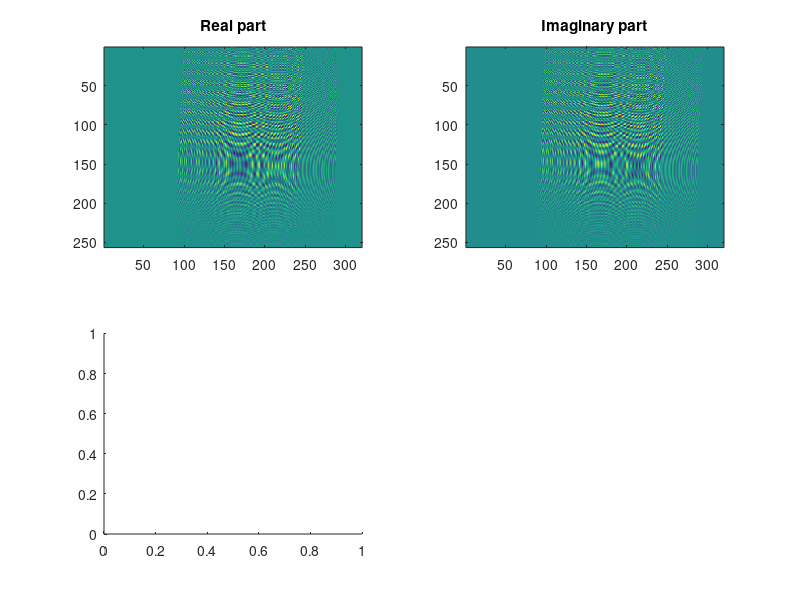

The MATLAB source for this figure: (Note: this script raises an error after producing the figure.)
clear all
close all
clc
%% Parameters
R_eta_c     = 20e3;     % m    slant range of scene center
V_r         = 150;      % m/s
T_r         = 2.5e-6;   % s
K_r         = 20e12;    % Hz/s
f0          = 5.3e9;    % Hz
delta_f_dop = 80;       % Hz
F_r         = 60e6;     % Hz
F_a         = 100;      % Hz
N_az        = 256;
N_rg        = 320;
theta_r_c   = 0;      % deg , beam squint angle
eta_c       = -8.1;     % s , beam center crossing time
f_eta_c        = 320;      % Hz , doppler centroid freq, fixed at 2V_rsin(theta_r_c)/lambda for all ranges
% theta_r_c = 21.9; eta_c = -49.7; f_nc = 1975;
c      = 3e8;
lambda = c/f0;
theta_r_c  = deg2rad(theta_r_c);

%% Scene definition
scene_delta_R = c/(2*F_r);
n_rg = 1:N_rg;
range_centered = (n_rg-1-N_rg/2)*scene_delta_R + R_eta_c;
tau_centered = 2*range_centered/c;

n_az = 1:N_az;
eta_centered = (n_az-1-N_az/2)/F_a + eta_c;
scene_delta_x = V_r/F_a;
x_centered = eta_centered*V_r;

[ETA, TAU] = meshgrid(eta_centered,tau_centered);
echoScene = zeros(size(TAU));
%% Chirp definition (received)
target_rg_idx = [155 155 200];
target_az_idx = [85 105 105];   % A earlier than B and C; tune until the knot is near 175
targets_R   = range_centered(target_rg_idx);
targets_eta = eta_centered(target_az_idx);   % beam-center crossing times

nTargets = length(target_rg_idx);

A0 = 1;

for ii = 1:nTargets
    R_tg = targets_R(ii);
    R0 = R_tg.*cos(theta_r_c);
    eta_tg = targets_eta(ii);
    eta_0 = eta_tg - eta_c;                      % zero-Doppler time of this target

    K_a = 2*V_r^2*cos(theta_r_c)^2/(lambda*R_tg);
    w_a = sinc(0.886.*K_a.*(ETA - eta_tg)./delta_f_dop).^2;

    R_eta = sqrt(R0^2 + V_r^2*(ETA - eta_0).^2);

    w_r_shifted = abs(TAU - 2*R_eta/c) <= T_r/2;

    echo = A0 .* w_r_shifted .* w_a ...
        .* exp(-1j.*4.*pi.*f0.*R_eta./c) ...
        .* exp(1j.*pi.*K_r.*(TAU - 2.*R_eta./c).^2);
    echoScene = echoScene + echo;
end

%% Initial Plots

figure
subplot(2,2,1)
imagesc(real(echoScene)')
view(2)
title("Real part")
subplot(2,2,2)
imagesc(imag(echoScene)')
view(2)
title("Imaginary part")
subplot(2,2,3)
imagesc(20.*log10(abs(echoScene)'./max(abs(echoScene),[],"all")))
view(2)
title("Magnitude")
subplot(2,2,4)
imagesc(angle(echoScene)')
view(2)
title("Phase")

%% Range compression
Beta_coeff = 2.5;
tau_baseband = tau_centered' - 2*R_eta_c/c;
baseband_chirp = exp(1j.*pi.*K_r.*(tau_baseband).^2);
baseband_chirp = baseband_chirp((abs(tau_baseband) <= T_r/2));
nChirp = length(baseband_chirp);
win_kaiser = ifftshift(kaiser(N_rg,Beta_coeff));
MF = conj(fft(baseband_chirp,N_rg)).*win_kaiser;

s_rc = ifft(fft(echoScene,[],1).*MF,[],1);
s_rc = s_rc(1:end-nChirp+1,:);
% s_rc = s_rc(40:40+100-1,:); %to match the book

%% Compression Plots

figure
subplot(1,2,1)
imagesc(real(s_rc)')
view(2)
title("Real part")
subplot(1,2,2)
imagesc(20.*log10(abs(s_rc)'./max(abs(s_rc),[],"all")))
view(2)
title("Magnitude")

%% Theoretical Compression
echoScene_theo = zeros(size(TAU));
for ii = 1:length(target_rg_idx)
    R_tg = targets_R(ii);
    R0 = R_tg.*cos(theta_r_c);
    eta_tg = targets_eta(ii);
    eta_0 = eta_tg - eta_c;                      % zero-Doppler time of this target

    K_a = 2*V_r^2*cos(theta_r_c)^2/(lambda*R_tg);
    w_a = sinc(0.886.*K_a.*(ETA - eta_tg)./delta_f_dop).^2;

    R_eta = sqrt(R0^2 + V_r^2*(ETA - eta_0).^2);

    B_r     = abs(K_r)*T_r;
    gamma_w = 1.18;             % Kaiser, beta = 2.5
    
    p_r = sinc(B_r .* (TAU - 2*R_eta./c) ./ gamma_w);

    echo = A0 .* p_r .* w_a ...
        .* exp(-1j.*4.*pi.*f0.*R_eta./c);
    echoScene_theo = echoScene_theo + echo;
end

s_rc_theo = echoScene_theo;
% s_rc_theo = echoScene_theo(150-36:150-1+100-36, :); % to match book

figure
subplot(1,2,1)
imagesc(real(s_rc_theo)')
view(2)
title("Real part")
subplot(1,2,2)
imagesc(20.*log10(abs(s_rc_theo)'./max(abs(s_rc_theo),[],"all")))
view(2)
title("Magnitude")


%% Azimuth FFT
S1 = fft(s_rc,[],2);
S1_theo = fft(s_rc_theo,[],2);

figure
subplot(2,2,1)
imagesc(real(S1)')
view(2)
title("Real part")
subplot(2,2,2)
imagesc(20.*log10(abs(S1)'./max(abs(S1),[],"all")))
view(2)
title("Magnitude")
subplot(2,2,3)
imagesc(real(S1_theo)')
view(2)
title("Real part")
subplot(2,2,4)
imagesc(20.*log10(abs(S1_theo)'./max(abs(S1_theo),[],"all")))
view(2)
title("Magnitude")

%% RCMC Sinc Interp
f_base = [0:N_az/2-1, -N_az/2:-1]*F_a/N_az; % fft ordering
f_eta = f_eta_c + mod(f_base - f_eta_c + F_a/2, F_a) - F_a/2; % unwrapped around centroid

Nr = size(S1,1);
R0 = (range_centered(1:Nr).'*cos(theta_r_c));          % Nr x 1
delta_R = lambda^2 * R0 .* (f_eta.^2) / (8*V_r^2);          % Nr x N_az
% delta_R = delta_R_centered - lambda^2 * R0 .* f_eta_c^2 / (8*V_r^2);


delta_R_idx = delta_R / scene_delta_R;
S2 = zeros(size(S1));

for jj = 1:N_az
    interp_len = 4;
    n_sam = 1:Nr;
    S1_sam = S1(:,jj);
    n_interp = 1:1/interp_len:Nr;
    [N_INTERP,N_SAM] = ndgrid(n_interp,n_sam);

    S1_interp = sinc(N_INTERP - N_SAM)*S1_sam;

    i = round((n_sam' + delta_R_idx(:,jj) - 1)*interp_len) + 1;
    bad = i < 1 | i > length(n_interp);
    i(bad) = 1;

    S2(:,jj) = S1_interp(i);
    S2(bad,jj) = 0;
end

figure
subplot(1,2,1)
imagesc(real(S2)')
view(2)
title("Real part")
subplot(1,2,2)
imagesc(20.*log10(abs(S2)'./max(abs(S2),[],"all")))
view(2)
title("Magnitude")

%% RCMC Phase multiplier
f_tau = ifftshift(-floor(Nr/2):ceil(Nr/2)-1).' * F_r/Nr;
delta_R_invariant = lambda^2 * R_eta_c * cos(theta_r_c) * f_eta.^2 / (8*V_r^2);
G_rcmc = exp(1j.*4.*pi.*f_tau.*delta_R_invariant./c);

S2_PM = ifft(fft(S1,[],1).*G_rcmc,[],1);
figure
subplot(1,2,1)
imagesc(real(S2_PM)')
view(2)
title("Real part")
subplot(1,2,2)
imagesc(20.*log10(abs(S2_PM)'./max(abs(S2_PM),[],"all")))
view(2)
title("Magnitude")

%% Azimuth Compresison
K_a = 2*V_r^2*cos(theta_r_c)^2./(lambda*range_centered(1:size(S2,1))); % same R0 from last section
H_az = exp(-1j.*pi.*(f_eta.^2)./K_a');
Beta_coeff = 2.5;
x = 2*(f_eta - f_eta_c)/F_a;                                   % -1..1 across the unwrapped band
win_az = besseli(0, Beta_coeff*sqrt(max(1-x.^2,0))) / besseli(0,Beta_coeff);   % 1 x N_az
S3 = S2 .* (H_az .* win_az);

T_a = delta_f_dop*R_eta_c*lambda/(2*V_r^2);
nAzimuth = round(T_a*F_a);
nThrowaway = (nAzimuth-1)/2;

s_ac = ifft(S3,[],2);
s_ac = s_ac(:,1+nThrowaway:end-nThrowaway);

peaks_tf = islocalmax2(abs(s_ac),MaxNumExtrema=3);
[range_coord, azimuth_coord] = meshgrid(1:size(s_ac,1),1:size(s_ac,2));

range_coord = range_coord';
azimuth_coord = azimuth_coord';


%%
figure
imagesc(20.*log10(abs(s_ac)'./max(abs(s_ac),[],"all")))
hold on
plot3(range_coord(peaks_tf),azimuth_coord(peaks_tf),abs(s_ac(peaks_tf)),"red.",MarkerSize=12)
view(2)
title("Magnitude")

%% SRC Option 2
theta_r_c = 21.9; eta_c = -49.7; f_eta_c = 1975;
theta_r_c  = deg2rad(theta_r_c);

%% Scene definition


scene_delta_R = c/(2*F_r);
n_rg = 1:N_rg;
range_centered = (n_rg-1-N_rg/2)*scene_delta_R + R_eta_c;
tau_centered = 2*range_centered/c;

n_az = 1:N_az;
eta_centered = (n_az-1-N_az/2)/F_a + eta_c;
scene_delta_x = V_r/F_a;
x_centered = eta_centered*V_r;

[ETA, TAU] = meshgrid(eta_centered,tau_centered);
echoScene = zeros(size(TAU));
%% Chirp definition (received)
target_rg_idx = [155 155 175];
target_az_idx = [85 115 115];   % A earlier than B and C; tune until the knot is near 175
targets_R   = range_centered(target_rg_idx);
targets_eta = eta_centered(target_az_idx);   % beam-center crossing times

nTargets = length(target_rg_idx);

A0 = 1;

for ii = 1:nTargets
    R_tg = targets_R(ii);
    R0 = R_tg.*cos(theta_r_c);
    eta_tg = targets_eta(ii);
    eta_0 = eta_tg - eta_c;                      % zero-Doppler time of this target

    K_a = 2*V_r^2*cos(theta_r_c)^2/(lambda*R_tg);
    w_a = sinc(0.886.*K_a.*(ETA - eta_tg)./delta_f_dop).^2;

    R_eta = sqrt(R0^2 + V_r^2*(ETA - eta_0).^2);

    w_r_shifted = abs(TAU - 2*R_eta/c) <= T_r/2;

    echo = A0 .* w_r_shifted .* w_a ...
        .* exp(-1j.*4.*pi.*f0.*R_eta./c) ...
        .* exp(1j.*pi.*K_r.*(TAU - 2.*R_eta./c).^2);
    echoScene = echoScene + echo;
end

%% Initial Plots

figure
subplot(2,2,1)
imagesc(real(echoScene)')
view(2)
title("Real part")
subplot(2,2,2)
imagesc(imag(echoScene)')
view(2)
title("Imaginary part")
subplot(2,2,3)
imagesc(20.*log10(abs(echoScene)'./max(abs(echoScene),[],"all")))
view(2)
title("Magnitude")
subplot(2,2,4)
imagesc(angle(echoScene)')
view(2)
title("Phase")

%% Range Compression

Beta_coeff = 2.5;
tau_baseband = tau_centered' - 2*R_eta_c/c;
baseband_chirp = exp(1j.*pi.*K_r.*(tau_baseband).^2);
baseband_chirp = baseband_chirp((abs(tau_baseband) <= T_r/2));

nChirp = length(baseband_chirp);
win_kaiser = ifftshift(kaiser(N_rg,Beta_coeff));

MF = conj(fft(baseband_chirp,N_rg)).*win_kaiser;

s_rc = ifft(fft(echoScene,[],1).*MF,[],1);
s_rc = s_rc(1:end-nChirp+1,:);
% s_rc = s_rc(40:40+100-1,:); %to match the book

%% Compression Plots

figure
subplot(1,2,1)
imagesc(real(s_rc)')
view(2)
title("Real part")
subplot(1,2,2)
imagesc(20.*log10(abs(s_rc)'./max(abs(s_rc),[],"all")))
view(2)
title("Magnitude")

%% Azimuth FFT
S1_pre_src = fft(s_rc,[],2);

f_base = [0:N_az/2-1, -N_az/2:-1]*F_a/N_az; % fft ordering
f_eta = f_eta_c + mod(f_base - f_eta_c + F_a/2, F_a) - F_a/2; % unwrapped around centroid

tau_zero_center = tau_centered(1:Nr) - 2*R_eta_c/c;
f_tau = ifftshift(tau_zero_center*(F_r^2)/Nr)';

R0_eta_c = R_eta_c*cos(theta_r_c);
D = sqrt(1 - (lambda*f_eta./(2*V_r)).^2);
K_src = (2*(V_r^2)*(f0.*D).^3)./(c*R0_eta_c*f_eta.^2); 

K_m = K_r./(1-(K_r./K_src));

src_filter = exp(-1j.*pi.*(f_tau.^2)./K_src);
S1 = ifft(fft(S1_pre_src,[],1).*src_filter,[],1);

figure
subplot(2,2,1)
imagesc(real(S1_pre_src)')
view(2)
title("Real part")
subplot(2,2,2)
imagesc(20.*log10(abs(S1_pre_src)'./max(abs(S1_pre_src),[],"all")))
view(2)
title("Magnitude")
subplot(2,2,3)
imagesc(real(S1)')
view(2)
title("Real part")
subplot(2,2,4)
imagesc(20.*log10(abs(S1)'./max(abs(S1),[],"all")))
view(2)
title("Magnitude")

%% RCMC Sinc Interp

Nr = size(S1,1);
R0 = (range_centered(1:Nr).'*cos(theta_r_c));          % Nr x 1
delta_R = R0.*((1-D)./D);          % Nr x N_az
% delta_R = delta_R_centered - lambda^2 * R0 .* f_eta_c^2 / (8*V_r^2);


delta_R_idx = delta_R / scene_delta_R;
S2 = zeros(size(S1));

for jj = 1:N_az
    interp_len = 4;
    n_sam = 1:Nr;
    S1_sam = S1(:,jj);
    n_interp = 1:1/interp_len:Nr;
    [N_INTERP,N_SAM] = ndgrid(n_interp,n_sam);

    S1_interp = sinc(N_INTERP - N_SAM)*S1_sam;

    i = mod(round((n_sam' + delta_R_idx(:,jj) - 1)*interp_len) - 1, length(n_interp)) + 1;
    bad = i < 1 | i > length(n_interp);
    i(bad) = 1;

    S2(:,jj) = S1_interp(i);
    S2(bad,jj) = 0;
end

figure
subplot(1,2,1)
imagesc(real(S2)')
view(2)
title("Real part")
subplot(1,2,2)
imagesc(20.*log10(abs(S2)'./max(abs(S2),[],"all")))
view(2)
title("Magnitude")

%% RCMC Phase multiplier
f_tau = ifftshift(-floor(Nr/2):ceil(Nr/2)-1).' * F_r/Nr;
delta_R_invariant = R_eta_c * cos(theta_r_c) * ((1-D)./D);
G_rcmc = exp(1j.*4.*pi.*f_tau.*delta_R_invariant./c);

S2_PM = ifft(fft(S1,[],1).*G_rcmc,[],1);
figure
subplot(1,2,1)
imagesc(real(S2_PM)')
view(2)
title("Real part")
subplot(1,2,2)
imagesc(20.*log10(abs(S2_PM)'./max(abs(S2_PM),[],"all")))
view(2)
title("Magnitude")

%% Azimuth Compresison
H_az = exp(4j.*pi.*R0.*D.*f0/c);
Beta_coeff = 2.5;
x = 2*(f_eta - f_eta_c)/F_a;                                   % -1..1 across the unwrapped band
win_az = besseli(0, Beta_coeff*sqrt(max(1-x.^2,0))) / besseli(0,Beta_coeff);   % 1 x N_az
S3 = S2 .* (H_az .* win_az);

T_a = delta_f_dop*R_eta_c*lambda/(2*V_r^2);
nAzimuth = round(T_a*F_a);
nThrowaway = (nAzimuth-1)/2;

s_ac = ifft(S3,[],2);
s_ac = s_ac(:,1+nThrowaway:end-nThrowaway);

peaks_tf = islocalmax2(abs(s_ac),MaxNumExtrema=3);
[range_coord, azimuth_coord] = meshgrid(1:size(s_ac,1),1:size(s_ac,2));

range_coord = range_coord';
azimuth_coord = azimuth_coord';


%%
figure
imagesc(20.*log10(abs(s_ac)'./max(abs(s_ac),[],"all")))
hold on
plot3(range_coord(peaks_tf),azimuth_coord(peaks_tf),abs(s_ac(peaks_tf)),"red.",MarkerSize=12)
view(2)
title("Magnitude")
